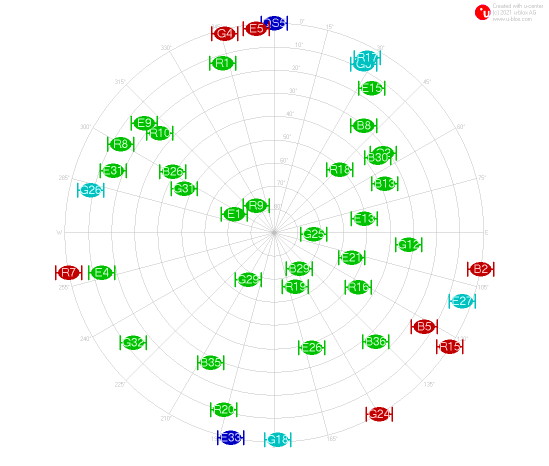
%> input picture Graphics/V2_SkyPlot.png, 1097 x 931 px (shown at 1/2 size)
$ octave Praktikum2.m   (GNU Octave 9; MATLAB toolbox functions it lacks are replaced by stand-ins)
%> lines starting %> are read from the running program, lines starting %| are printed output that depends on the picture
### matlabCode/rdRinex.m
function Eph = rdRinex(ephemerisfile)

% 鰂fnen der Datei
fide = fopen(ephemerisfile);

% 黚erspringen des Headers
head_lines = 0;
while 1
   head_lines = head_lines + 1;
   line = fgetl(fide);
   answer = findstr(line,'END OF HEADER');
   if ~isempty(answer),
       break;
   end;
end;

% anzahl der vorhandenen Ephemeriden
noeph = -1;
while 1
   noeph = noeph +1 ;
   line = fgetl(fide);
   if line == -1,
       break;
   end
end;
noeph = noeph / 8;

% zur點kstellen des File-Pointers
frewind(fide);
for i = 1:head_lines
    line = fgetl(fide);
end;

% einlesen der Ephemeriden nach dem RINEX Format 2
for i = 1:noeph
   line = fgetl(fide);
   Eph(i).svprn = str2num(line(1:2));
   Eph(i).year = line(3:6);
   Eph(i).month = line(7:9);
   Eph(i).day = line(10:12);
   Eph(i).hour = line(13:15);
   Eph(i).minute = line(16:18);
   Eph(i).second = line(19:22);
   Eph(i).af0 = str2num(line(23:41));
   Eph(i).af1 = str2num(line(42:60));
   Eph(i).af2 = str2num(line(61:79));

   line = fgetl(fide);	  %
   Eph(i).IODE = line(4:22);
   Eph(i).crs = str2num(line(23:41));
   Eph(i).deltan = str2num(line(42:60));
   Eph(i).M0 = str2num(line(61:79));

   line = fgetl(fide);	  %
   Eph(i).cuc = str2num(line(4:22));
   Eph(i).ecc = str2num(line(23:41));
   Eph(i).cus = str2num(line(42:60));
   Eph(i).roota = str2num(line(61:79));

   line=fgetl(fide);
   Eph(i).toe = str2num(line(4:22));
   Eph(i).cic = str2num(line(23:41));
   Eph(i).Omega0 = str2num(line(42:60));
   Eph(i).cis = str2num(line(61:79));

   line = fgetl(fide);	    %
   Eph(i).i0 =  str2num(line(4:22));
   Eph(i).crc = str2num(line(23:41));
   Eph(i).omega = str2num(line(42:60));
   Eph(i).Omegadot = str2num(line(61:79));

   line = fgetl(fide);	    %
   Eph(i).idot = str2num(line(4:22));
   Eph(i).codes = str2num(line(23:41));
   Eph(i).weekno = str2num(line(42:60));
   Eph(i).L2flag = str2num(line(61:79));

   line = fgetl(fide);	    %
   Eph(i).svaccur = str2num(line(4:22));
   Eph(i).svhealth = str2num(line(23:41));
   Eph(i).tgd = str2num(line(42:60));
   Eph(i).iodc = line(61:79);

   line = fgetl(fide);	    %
   Eph(i).tom = str2num(line(4:22));
   %spare = line(23:41);
   %spare = line(42:60);
   %spare = line(61:79);
end
fclose(fide);

### matlabCode/dez2dec.m
function out = dez2dec(position_decimal)
%Schreiben Sie eine MATLAB-Funktion (dec2dez.m) die aus der Darstellung in Grad,
% Minuten, Sekunden (plus Nachkommastellen) die Darstellung in Grad und Dezimalstellen berechnet.
%   Example Input:
%   position_decimal = [ 52.1433; 7.3213]
   deg = floor(position_decimal); %deg
   x = (position_decimal-deg)*60;
   min = floor(x); % remove deg
   sek = (x-min)*60;

   out = [deg ,min , sek];

end

### matlabCode/Praktikum2.m
close all
clear
clc


%% Einf�hrung in die Software u-center
    dir     = 'D:\Studium\Faecher\Master\27_OrtungUndNavigation\03_Praktikum\RadiolocationAndNavigation\Graphics\';
    fName   = {'V2_Watch.png',...
               'V2_SkyPlot.png',...
               'V2_SkyPlot_Trimble.png',...
               'V2_PosPlot.png',...
               'V2_HAE(Hist).png',...
               'V2_HAE(Time).png'};

    %a: show watch
    %figure(1);
    %imshow(imread([dir fName{1}]))
    fprintf('Die Aufnahme fand am 12.5.21 von 9:42 bis 10:11 (UTC) statt\nAlso 11:42 bis 12:11 MEZ(Sommerzeit)\n')

    %b: Vergleich der Messung mit der Vorhersage aus Trimble Planning Tool
    % umrechnen der Position:
    position_dez = [52.14326339; 7.32134381]; % fh
    position_dez = [51.98601608; 4.38745694]; % delpht
    position_dec = dez2dec(position_dez);

    figure(2);
    subplot(1, 2, 1)
    imshow( imread( [dir fName{2}] ) )
    subplot(1, 2, 2)
    imshow( imread( [dir fName{3}] ) )
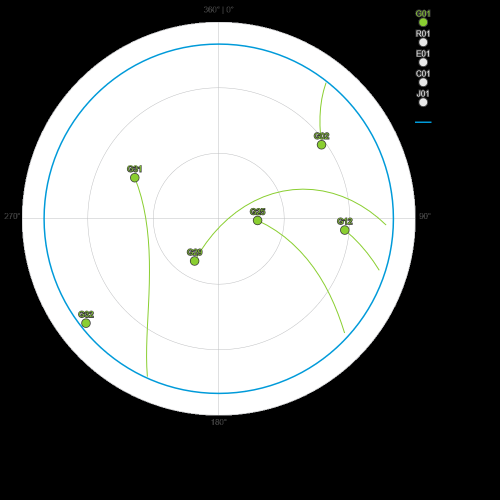
%> input picture Graphics/V2_SkyPlot_Trimble.png, 1000 x 1000 px (shown at 1/2 size)


    %b: Positionsplot
    figure(3);
    imshow( imread([dir fName{4}] ) )
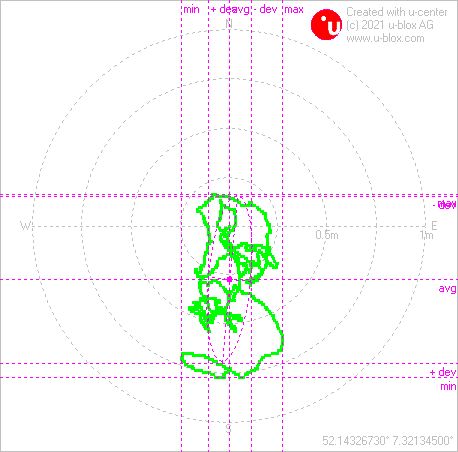
%> input picture Graphics/V2_PosPlot.png, 458 x 452 px

    %c: HAE Histogram
    figure(4);
    subplot(1, 2, 1)
    imshow( imread( [dir fName{5}] ) )
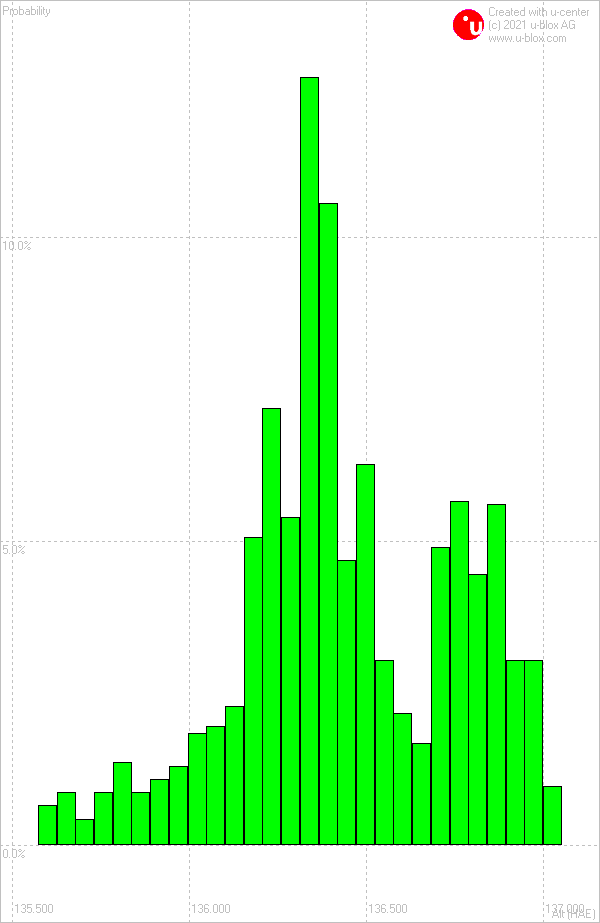
%> input picture Graphics/V2_HAE(Hist).png, 600 x 923 px
    subplot(1, 2, 2)
    imshow( imread( [dir fName{6}] ) )
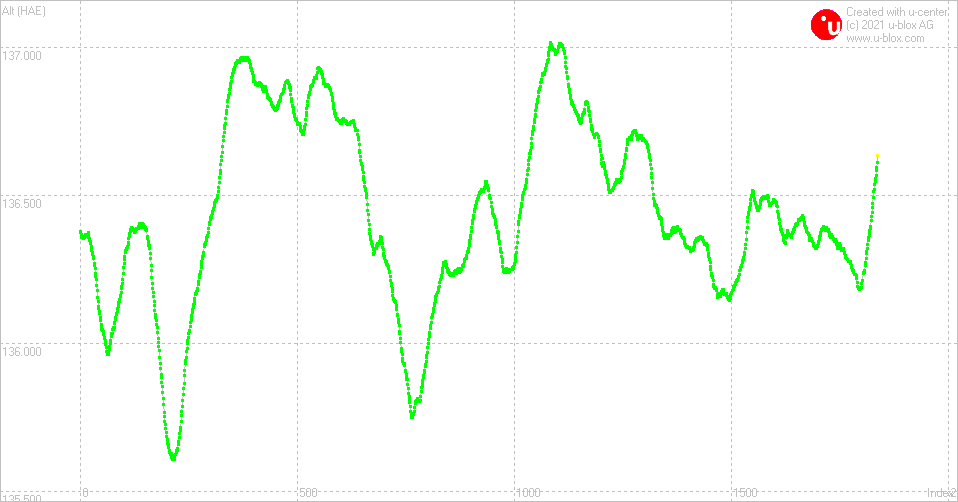
%> input picture Graphics/V2_HAE(Time).png, 958 x 502 px

%% Einlesen der RINEX Daten
    % Infos:  http://gnss1.tudelft.nl/dpga/station/Delft.html#DELF
    % Source: http://gnss1.tudelft.nl/dpga/rinex/2021/131/
    % decompression: http://gnss1.tudelft.nl/pub/vdmarel/software/crz2rnx.html

    dir     = 'D:\Studium\Faecher\Master\27_OrtungUndNavigation\03_Praktikum\RadiolocationAndNavigation\Data\';
    fName   = { 'dlf11320.21n', 'delf1320.21n', 'dlf11320.21g', 'delf1320.21g' };
    data    = rdRinex( [ dir fName{2} ] );
%> the run ends on the next line
